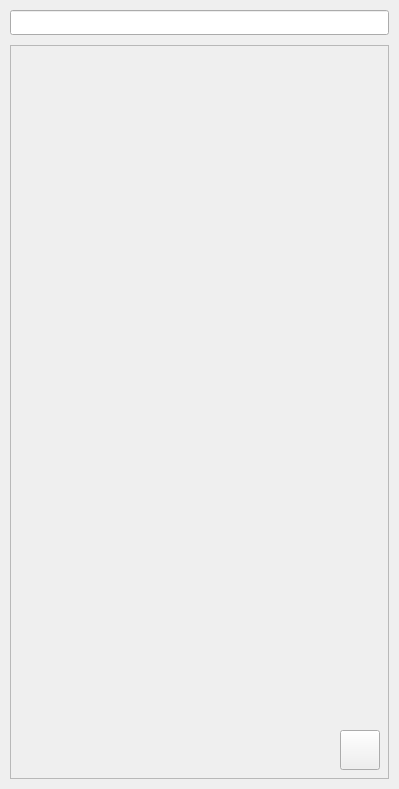
<?xml version="1.0" encoding="UTF-8"?>
<ui version="4.0">
 <class>Wishlist</class>
 <widget class="QWidget" name="Wishlist">
  <property name="geometry">
   <rect>
    <x>0</x>
    <y>0</y>
    <width>399</width>
    <height>789</height>
   </rect>
  </property>
  <property name="windowTitle">
   <string>Form</string>
  </property>
  <widget class="QLabel" name="Background">
   <property name="geometry">
    <rect>
     <x>0</x>
     <y>0</y>
     <width>399</width>
     <height>800</height>
    </rect>
   </property>
   <property name="text">
    <string/>
   </property>
  </widget>
  <widget class="QLineEdit" name="SearchBar">
   <property name="geometry">
    <rect>
     <x>10</x>
     <y>10</y>
     <width>379</width>
     <height>25</height>
    </rect>
   </property>
  </widget>
  <widget class="QPushButton" name="AddButton">
   <property name="geometry">
    <rect>
     <x>340</x>
     <y>730</y>
     <width>40</width>
     <height>40</height>
    </rect>
   </property>
   <property name="font">
    <font>
     <family>Ubuntu Thin</family>
     <pointsize>28</pointsize>
     <bold>true</bold>
    </font>
   </property>
   <property name="text">
    <string/>
   </property>
   <property name="icon">
    <iconset resource="../images.qrc">
     <normaloff>:/rescources/rescources/icons/Plus.png</normaloff>:/rescources/rescources/icons/Plus.png</iconset>
   </property>
   <property name="iconSize">
    <size>
     <width>25</width>
     <height>25</height>
    </size>
   </property>
  </widget>
  <widget class="QScrollArea" name="scrollArea">
   <property name="geometry">
    <rect>
     <x>10</x>
     <y>45</y>
     <width>379</width>
     <height>734</height>
    </rect>
   </property>
   <property name="widgetResizable">
    <bool>true</bool>
   </property>
   <widget class="QWidget" name="scrollAreaWidgetContents">
    <property name="geometry">
     <rect>
      <x>0</x>
      <y>0</y>
      <width>377</width>
      <height>732</height>
     </rect>
    </property>
   </widget>
  </widget>
  <zorder>Background</zorder>
  <zorder>SearchBar</zorder>
  <zorder>scrollArea</zorder>
  <zorder>AddButton</zorder>
 </widget>
 <resources>
  <include location="../images.qrc"/>
 </resources>
 <connections/>
</ui>
